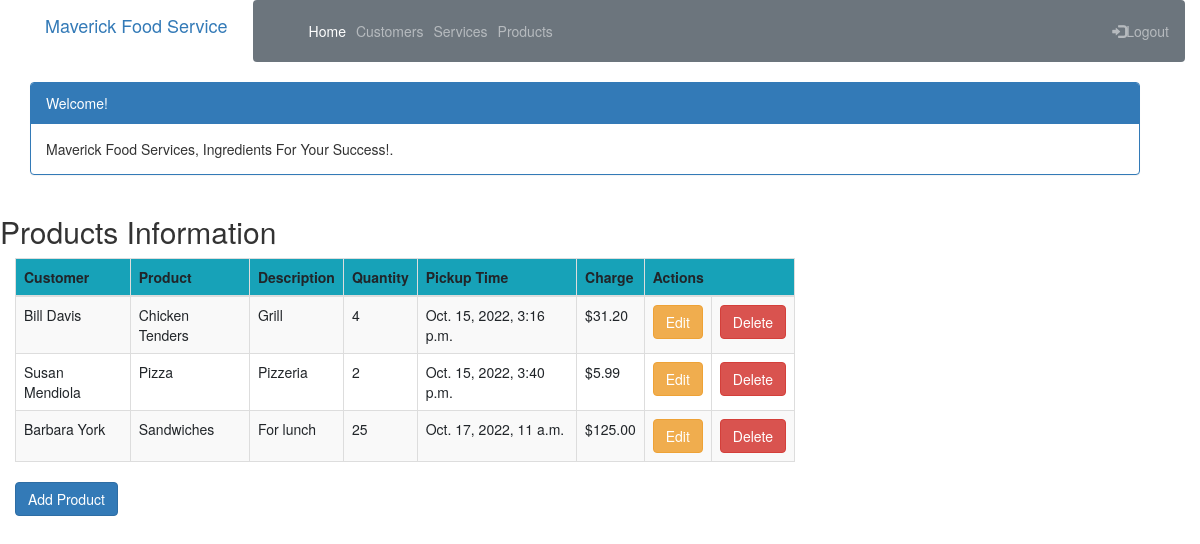
The page /product_list (signed in) on the database its author committed.
### crm/models.py (models this page shows, shortened)
class Product(models.Model):
    cust_name = models.ForeignKey(Customer, on_delete=models.CASCADE, related_name='products')
    product = models.CharField(max_length=100)
    description = models.TextField()
    quantity = models.IntegerField()
    pickup_time = models.DateTimeField(
        default=timezone.now)
    charge = models.DecimalField(max_digits=10, decimal_places=2)
    created_date = models.DateTimeField(
        default=timezone.now)
    updated_date = models.DateTimeField(auto_now_add=True)

class Customer(models.Model):
    cust_name = models.CharField(max_length=50)
    email = models.EmailField(max_length=100)
    phone = models.CharField(max_length=20)
    bldgroom = models.CharField(max_length=100)
    address = models.CharField(max_length=200)
    city = models.CharField(max_length=50)
    state = models.CharField(max_length=50)
    zipcode = models.CharField(max_length=10)
    organization = models.CharField(max_length=100)
    role = models.CharField(max_length=100)
    def __str__(self):
        return self.cust_name

### crm/views.py (the view)
# urls.py: path('product_list', views.product_list, name='product_list'),
@login_required
def product_list(request):
    products = Product.objects.filter(created_date__lte=timezone.now())
    return render(request, 'crm/product_list.html', {'products': products})

### crm/templates/crm/product_list.html (shortened to what this page needs)
<!DOCTYPE html>
{% extends 'crm/base.html' %}
{% block content %}
    {% load humanize %}
    <head>
        <link rel="stylesheet" href="https://maxcdn.bootstrapcdn.com/bootstrap/3.3.4/css/bootstrap.min.css">
    </head>
    <body class="bodylist">
    <div class="container">
        <div class="panel panel-primary">
            <div class="panel-heading">Welcome!</div>
            <div class="panel-body">
                Maverick Food Services, Ingredients For Your Success!.
            </div>
        </div>
    </div>
    <div class="row">
        <h2>Products Information</h2>
    </div>
    <div>
        <table class="table table-striped table-bordered table-hover w-auto">
            <thead>
            <tr class="bg-info">
                <th>Customer</th>
                <th>Product</th>
                <th>Description</th>
                <th>Quantity</th>
                <th>Pickup Time</th>
                <th>Charge</th>
                <th colspan="3">Actions</th>
            </tr>
            </thead>
            <tbody>
            {% for product in products %}
                <tr>
                    <td>{{ product.cust_name }}</td>
                    <td>{{ product.product }}</td>
                    <td>{{ product.description }}</td>
                    <td>{{ product.quantity }}</td>
                    <td>{{ product.pickup_time }}</td>
                    <td>${{ product.charge|floatformat:2|intcomma }}</td>
                    <td><a href="{% url 'crm:product_edit' pk=product.pk %}"
                           class="btn btn-warning">Edit</a>
                    </td>
                    <td><a href="{% url 'crm:product_delete' pk=product.pk %}"
                           onclick="return confirm('Are you sure you want to delete?')"
                           class="btn btn-danger">Delete</a>
                    </td>
                </tr>
            {% endfor %}
            </tbody>
        </table>
    </div>
    <div>
        <a href="{% url 'crm:product_new' %}"><span
                class="btn btn-primary">Add Product</span></a>
    </div>
    </body>
{% endblock %}

### crm/static/css/portfolio.css (style rules this page uses)
body { padding-left: 15px; }

### rows shown on the page
Product: cust_name "Bill Davis", product "Chicken Tenders", description "Grill", quantity "4", pickup_time "Oct. 15, 2022, 3:16 p.m.", charge "31.20"
Product: cust_name "Susan Mendiola", product "Pizza", description "Pizzeria", quantity "2", pickup_time "Oct. 15, 2022, 3:40 p.m.", charge "5.99"
Product: cust_name "Barbara York", product "Sandwiches", description "For lunch", quantity "25", pickup_time "Oct. 17, 2022, 11 a.m.", charge "125.00"
